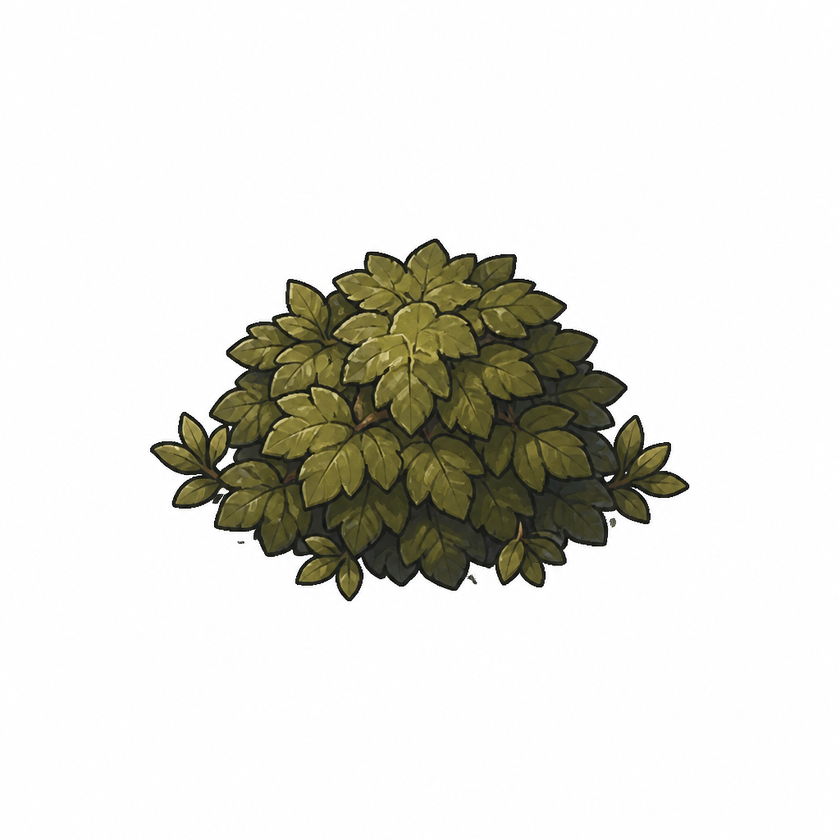
#> input picture inkmon美术探索/concept素材-v1/decor_raw/decor_bush_raw.png, 840 x 840 px, shrunk from 1024 x 1024 before the run
$ python sprite_key.py '../../../inkmon美术探索/concept素材-v1/decor_raw/decor_bush_raw.png' --out out.png
#> lines starting #> are read from the running program, lines starting #| are printed output that depends on the picture; after the words box and inside, x2 and y2 are one past the last pixel; in counts of white or black regions, pixels touching at a corner belong together
# texgen.sprite_key — 图片装饰 sprite 假透明键控：棋盘格/白底 → 真 alpha
#
# gpt-image-2 无 transparent background 参数时会把"透明棋盘格"画进像素（lab MCP 契约
# 只传 prompt/底图/参考图/n/size/quality）。本工具做确定性后处理：
#   1. 背景候选 = 低饱和 + 高明度像素（覆盖白底与浅灰棋盘两种方格）
#   2. 从画布四边 flood-fill，只有连通到边界的背景候选才判透明——主体内部的浅色高光不受伤
#   3. 边界 1-2px 抗锯齿带按"背景相似度"给部分 alpha，墨线轮廓外缘不带白边
#
# 用法（repo 根）：
#   python blender/scripts/texgen/sprite_key.py <sprite.png> -o <out.png>
#   输出打印 透明占比 / 不透明 bbox / 底中锚点（与 bake_assets 锚点自动计算同口径），
#   透明占比 < --min-transparent（默认 0.2）时判废 exit 1（背景没键掉 = 假成功）。

import argparse
import sys

import numpy as np
from PIL import Image


def _hsv_sv(rgb: np.ndarray):
    """rgb float [0,1] H×W×3 → (saturation, value)。"""
    mx = rgb.max(axis=2)
    mn = rgb.min(axis=2)
    s = np.where(mx > 1e-6, (mx - mn) / np.maximum(mx, 1e-6), 0.0)
    return s, mx


def key_sprite(in_png: str, out_png: str, sat_max: float = 0.16, val_min: float = 0.72) -> dict:
#> called with out_png = 'out.png', sat_max = 0.16, val_min = 0.72
    img = Image.open(in_png).convert("RGBA")
    rgba = np.asarray(img, dtype=np.float32) / 255.0
    rgb = rgba[..., :3]
    s, v = _hsv_sv(rgb)
#> in _hsv_sv, `mx = rgb.max(axis=2)`:
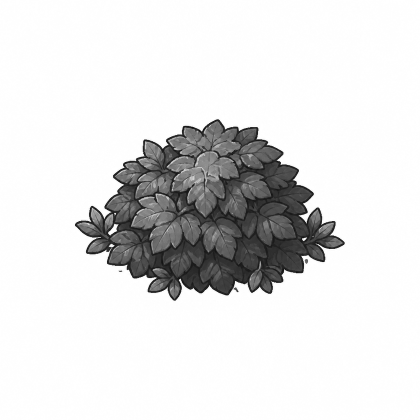
#> mx: shape (840, 840) float32 (shown at 1/2 size); min 0, max 1, mean 0.883
#> in _hsv_sv, `s = np.where(mx > 1e-6, (mx - mn) / np.maximum(mx, 1e-6), 0.0)`:
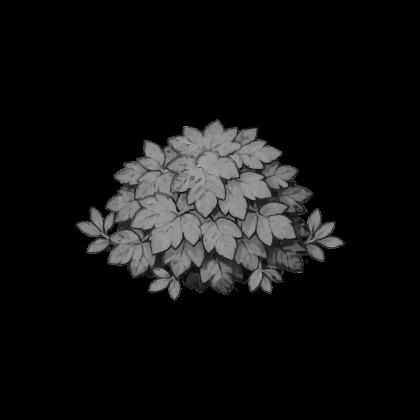
#> s: shape (840, 840) float32 (shown at 1/2 size); min 0, max 1, mean 0.0718
    # 背景相似度 [0,1]：低饱和且高明度（白 / 浅灰棋盘格都落在这）
    bgness = np.clip((sat_max - s) / sat_max, 0.0, 1.0) * np.clip((v - val_min) / (1.0 - val_min), 0.0, 1.0)
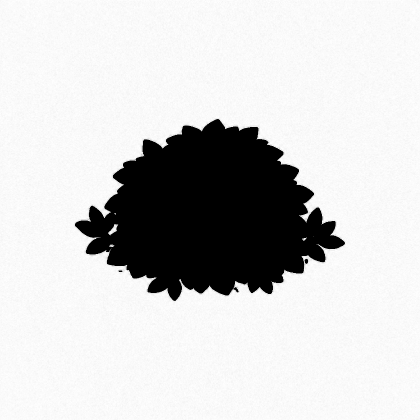
#> bgness: shape (840, 840) float32 (shown at 1/2 size); min 0, max 1, mean 0.815
    candidate = bgness > 0.15
#> candidate: shape (840, 840) bool; 83.2% white; 3 black regions, box (x1, y1, x2, y2) and area: (150, 238, 690, 602) 118637, (609, 518, 616, 528) 50, (237, 541, 245, 544) 21

    # 从四边 flood-fill：只判连通边界的背景（迭代膨胀到不动点）
    bg = np.zeros_like(candidate)
    bg[0, :] = candidate[0, :]
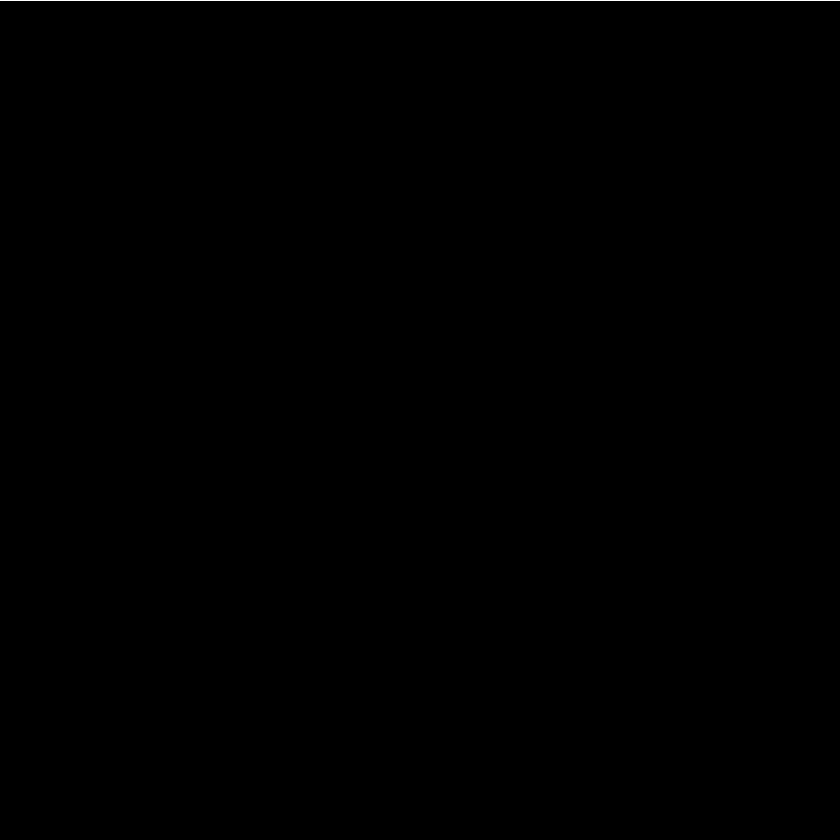
#> bg: shape (840, 840) bool; 0.12% white in thin lines or dots, all inside (x1, y1, x2, y2) = (0, 0, 840, 1)
    bg[-1, :] = candidate[-1, :]
    bg[:, 0] = candidate[:, 0]
    bg[:, -1] = candidate[:, -1]
#> bg: shape (840, 840) bool; 0.48% white in thin lines or dots
    while True:
        grown = bg | (np.roll(bg, 1, 0) & candidate) | (np.roll(bg, -1, 0) & candidate) \
                   | (np.roll(bg, 1, 1) & candidate) | (np.roll(bg, -1, 1) & candidate)
        # roll 的环绕污染：四边由初始化钉死，无需修正（首末行列恒以 candidate 为上限）
        if (grown == bg).all():
            break
        bg = grown
#> bg: shape (840, 840) bool; 83.1% white; 3 black regions, box (x1, y1, x2, y2) and area: (150, 238, 690, 602) 118925, (609, 518, 616, 528) 50, (237, 541, 245, 544) 21

    alpha = np.where(bg, 0.0, rgba[..., 3])
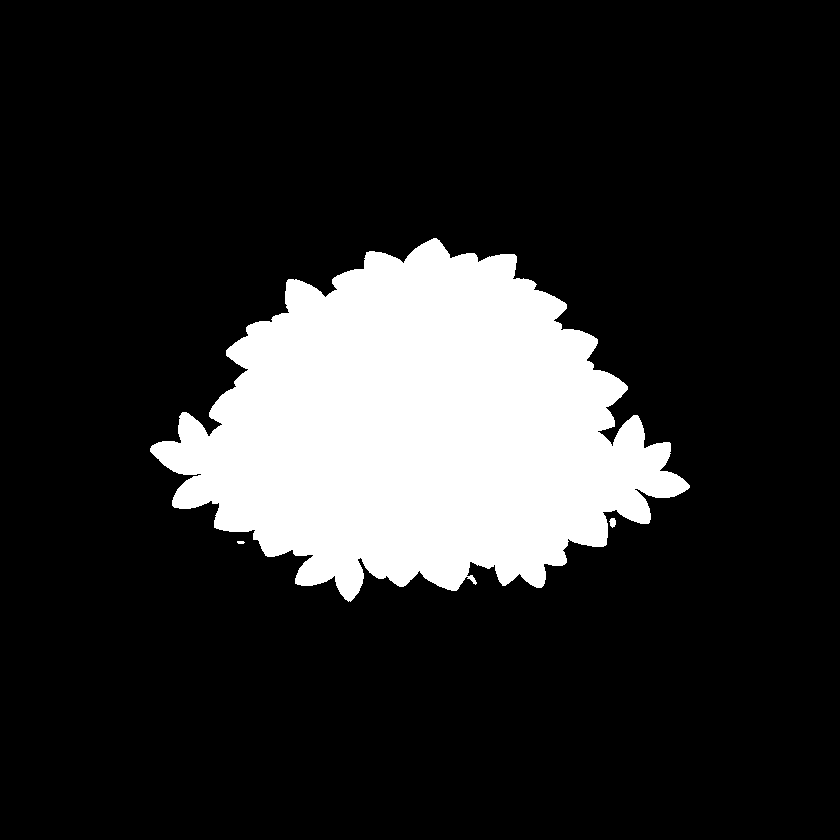
#> alpha: shape (840, 840) float32; values 0 (black) and 1 (white), 16.9% white; 3 white regions, box (x1, y1, x2, y2) and area: (150, 238, 690, 602) 118925, (609, 518, 616, 528) 50, (237, 541, 245, 544) 21
    # 边界抗锯齿带：紧邻背景的前景像素按背景相似度褪 alpha（棋盘格 AA 残渣不带白边）
    near_bg = (~bg) & (np.roll(bg, 1, 0) | np.roll(bg, -1, 0) | np.roll(bg, 1, 1) | np.roll(bg, -1, 1))
#> near_bg: shape (840, 840) bool; 0.29% white in thin lines or dots, all inside (x1, y1, x2, y2) = (150, 238, 690, 602)
    band = near_bg | ((~bg) & (np.roll(near_bg, 1, 0) | np.roll(near_bg, -1, 0)
                               | np.roll(near_bg, 1, 1) | np.roll(near_bg, -1, 1)))
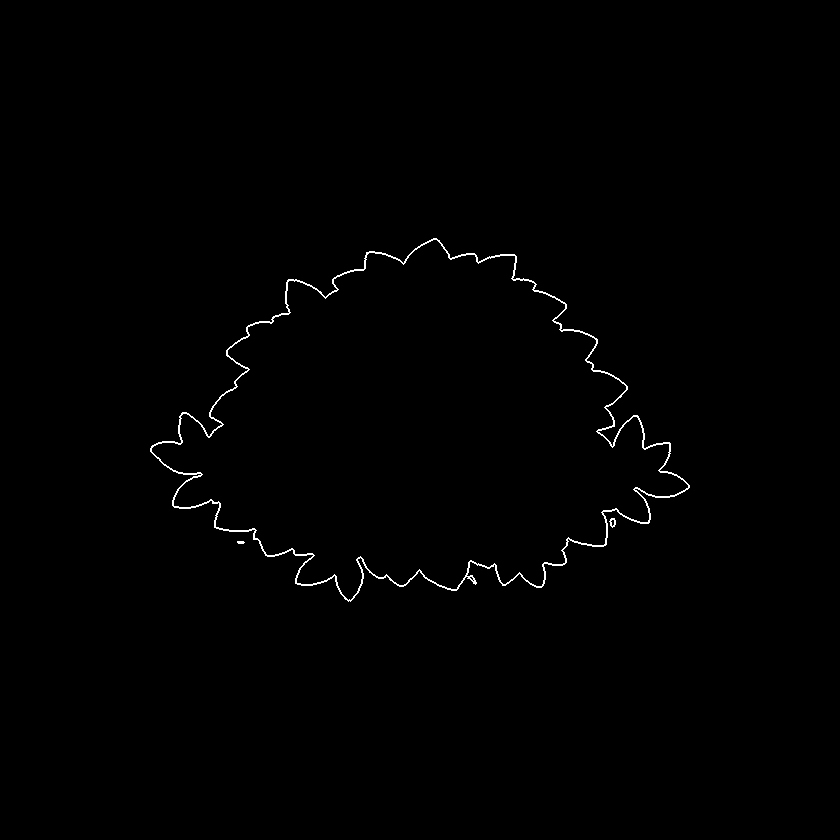
#> band: shape (840, 840) bool; 0.57% white in thin lines or dots, all inside (x1, y1, x2, y2) = (150, 238, 690, 602)
    alpha = np.where(band, alpha * (1.0 - bgness), alpha)

    out = np.dstack([rgb, alpha])
    Image.fromarray((out * 255.0 + 0.5).astype(np.uint8), "RGBA").save(out_png)

    op = alpha > 0.5
#> op: shape (840, 840) bool; 16.9% white; 3 white regions, box (x1, y1, x2, y2) and area: (150, 238, 690, 602) 118919, (609, 518, 616, 528) 50, (237, 541, 245, 544) 21
    ys, xs = np.where(op)
    h = alpha.shape[0]
    info = {"transparent_ratio": float((alpha < 0.04).mean())}
#> info = {'transparent_ratio': 0.831}
    if len(xs):
        bottom = int(ys.max())
#> bottom = 601
        row = xs[ys > bottom - 8]
#> row = 78 values, max 356 at index 15, min 341 at index 0, mean 348.6
        info.update({
            "bbox": [int(xs.min()), int(ys.min()), int(xs.max()), int(ys.max())],
            "anchor_px": [float((row.min() + row.max()) / 2.0), bottom],
            "bottom_margin_px": int(h - 1 - bottom),
        })
    return info


def main():
    ap = argparse.ArgumentParser(description="sprite 假透明键控（棋盘格/白底 → 真 alpha）")
    ap.add_argument("image")
    ap.add_argument("-o", "--out", required=True)
    ap.add_argument("--sat-max", type=float, default=0.16)
    ap.add_argument("--val-min", type=float, default=0.72)
    ap.add_argument("--min-transparent", type=float, default=0.2,
                    help="键控后透明占比低于此值判废（背景根本没被键掉）")
    args = ap.parse_args()
    info = key_sprite(args.image, args.out, args.sat_max, args.val_min)
#> info = {'transparent_ratio': 0.831, 'bbox': [150, 238, 689, 601], 'anchor_px': [348.5, 601], 'bottom_margin_px': 238}
    ok = info["transparent_ratio"] >= args.min_transparent and "bbox" in info
#> ok = True
    print("KEY %s -> %s" % ("OK" if ok else "FAIL", args.out))
#| KEY OK -> out.png
    print("  透明占比 %.3f  bbox %s  锚点 %s  底边距 %s" % (
        info["transparent_ratio"], info.get("bbox"), info.get("anchor_px"), info.get("bottom_margin_px")))
#|   透明占比 0.831  bbox [150, 238, 689, 601]  锚点 [348.5, 601]  底边距 238
    sys.exit(0 if ok else 1)
#> (the program exits here)

$ run again, on inkmon美术探索/concept素材-v1/decor_raw/decor_pine_tall_raw.png
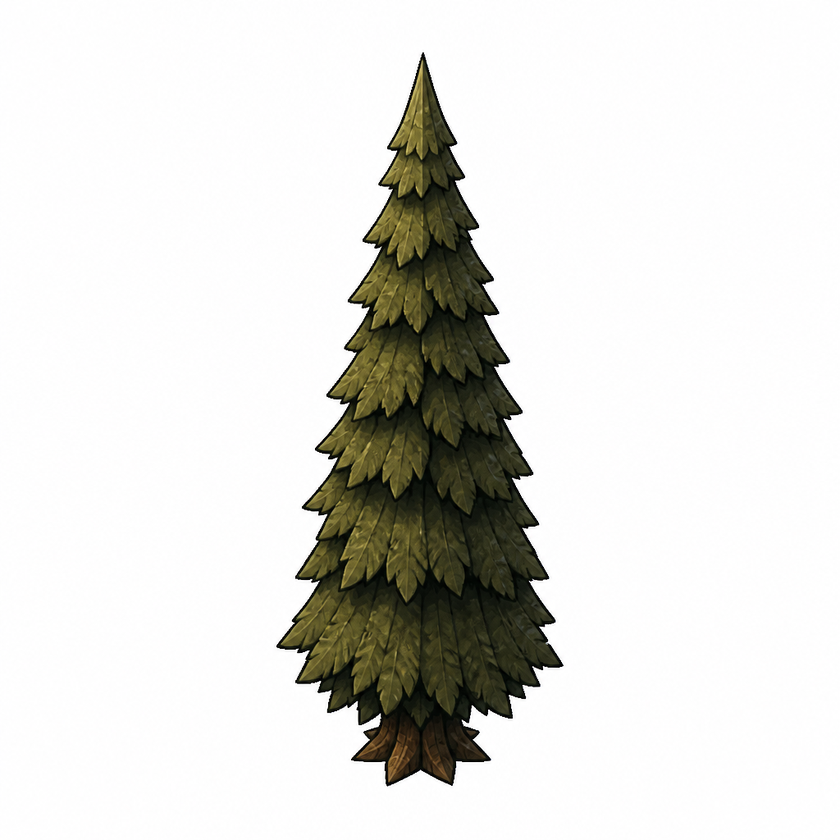
#> input picture inkmon美术探索/concept素材-v1/decor_raw/decor_pine_tall_raw.png, 840 x 840 px, shrunk from 1024 x 1024 before the run
#> candidate: shape (840, 840) bool; 84.7% white; 1 black region, box (x1, y1, x2, y2) and area: (276, 52, 564, 787) 107829
#> in key_sprite, `alpha = np.where(bg, 0.0, rgba[..., 3])`:
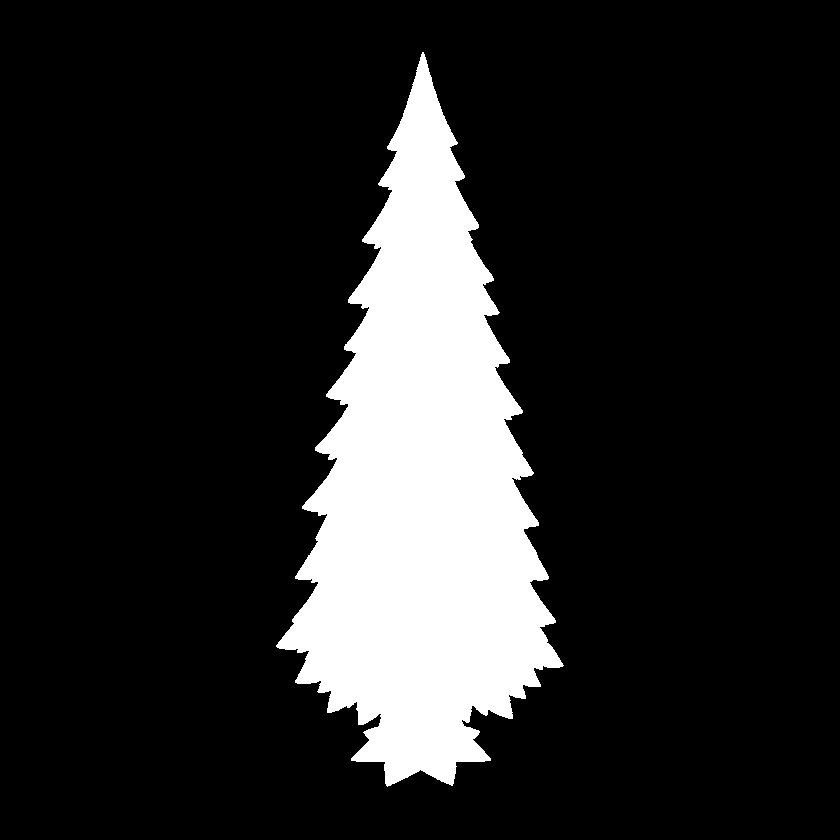
#> alpha: shape (840, 840) float32; values 0 (black) and 1 (white), 15.3% white; 1 white region, box (x1, y1, x2, y2) and area: (276, 52, 564, 787) 107834
#> near_bg: shape (840, 840) bool; 0.31% white in thin lines or dots, all inside (x1, y1, x2, y2) = (276, 52, 564, 787)
#> in key_sprite, `band = near_bg | ((~bg) & (np.roll(near_bg, 1, 0) | np.roll(near_bg, -..`:
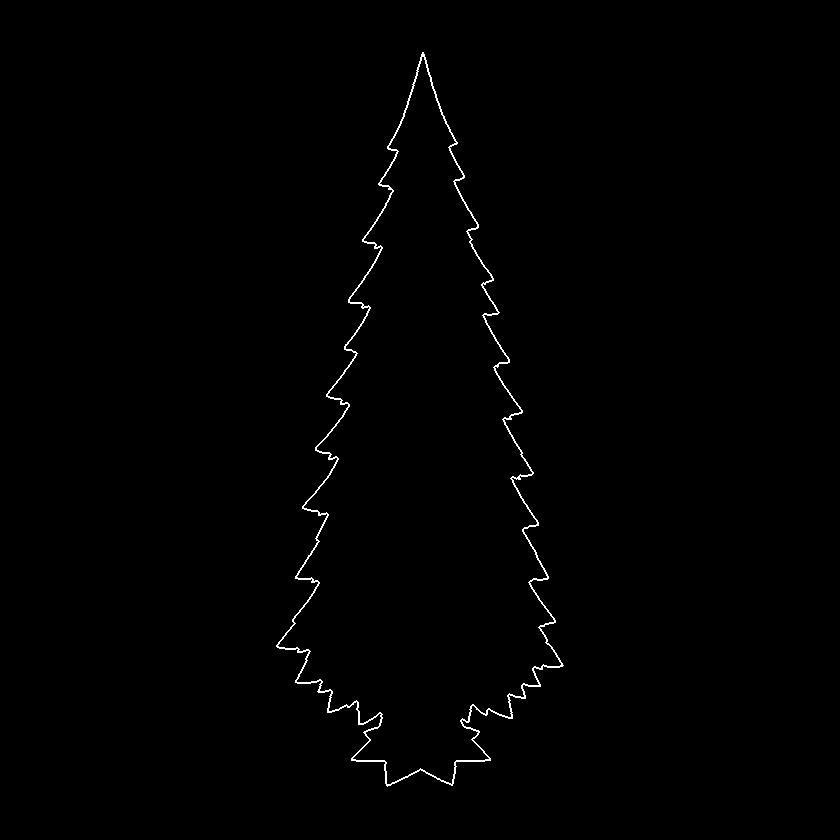
#> band: shape (840, 840) bool; 0.61% white in thin lines or dots, all inside (x1, y1, x2, y2) = (276, 52, 564, 787)
#> op: shape (840, 840) bool; 15.3% white; 1 white region, box (x1, y1, x2, y2) and area: (276, 52, 564, 787) 107830
#> in key_sprite, `info = {"transparent_ratio": float((alpha < 0.04).mean())}`: info = {'transparent_ratio': 0.847}
#> bottom = 786
#> row = 150 values, max 453 at index 34, min 385 at index 0, mean 416.6
#> in main, `info = key_sprite(args.image, args.out, args.sat_max, args.val_min)`: info = {'transparent_ratio': 0.847, 'bbox': [276, 52, 563, 786], 'anchor_px': [419, 786], 'bottom_margin_px': 53}
#> ok = True
#| KEY OK -> out.png
#|   透明占比 0.847  bbox [276, 52, 563, 786]  锚点 [419.0, 786]  底边距 53

$ run again, on inkmon美术探索/concept素材-v1/decor_raw/decor_rocks_raw.png
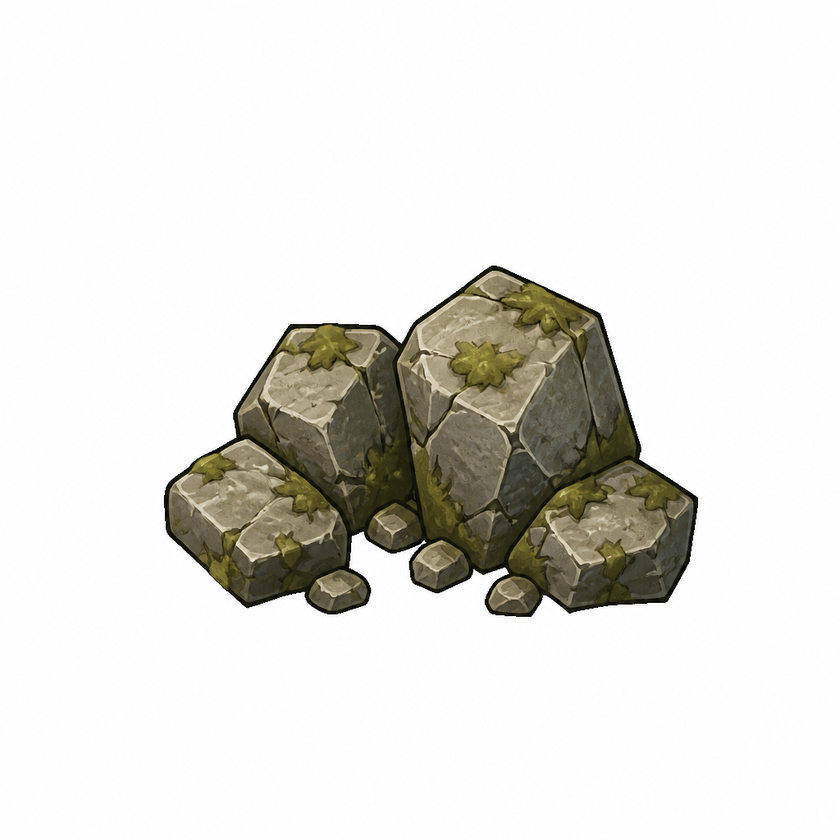
#> input picture inkmon美术探索/concept素材-v1/decor_raw/decor_rocks_raw.png, 840 x 840 px, shrunk from 1024 x 1024 before the run
#> candidate: shape (840, 840) bool; 82.3% white; 1 black region, box (x1, y1, x2, y2) and area: (164, 265, 698, 617) 124897
#> in key_sprite, `alpha = np.where(bg, 0.0, rgba[..., 3])`:
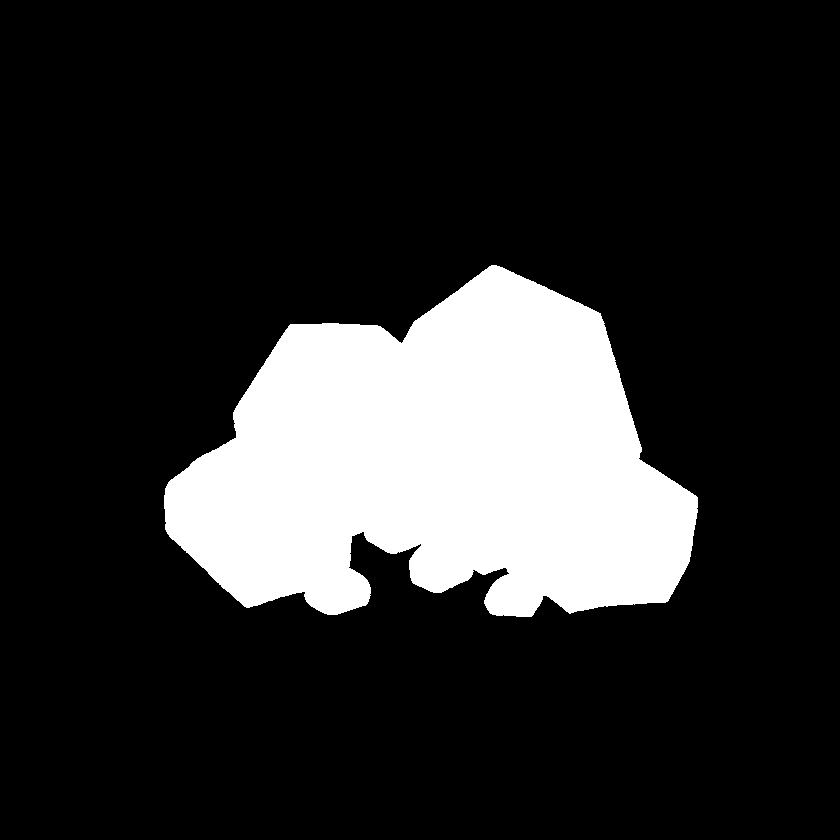
#> alpha: shape (840, 840) float32; values 0 (black) and 1 (white), 17.7% white; 1 white region, box (x1, y1, x2, y2) and area: (164, 265, 698, 617) 125019
#> near_bg: shape (840, 840) bool; 0.23% white in thin lines or dots, all inside (x1, y1, x2, y2) = (164, 265, 698, 617)
#> in key_sprite, `band = near_bg | ((~bg) & (np.roll(near_bg, 1, 0) | np.roll(near_bg, -..`:
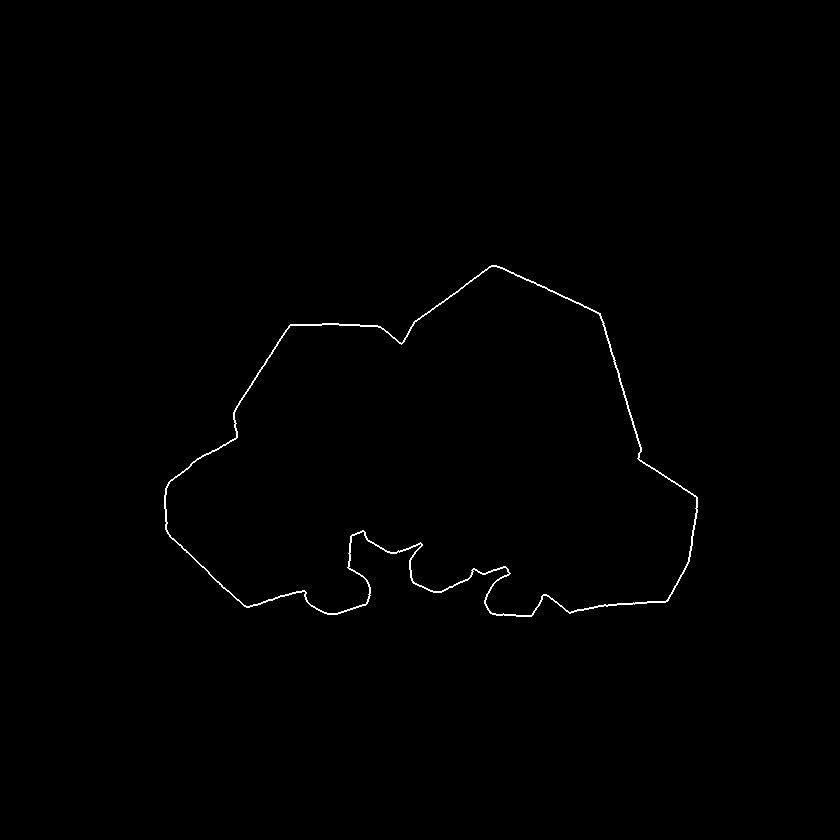
#> band: shape (840, 840) bool; 0.45% white in thin lines or dots, all inside (x1, y1, x2, y2) = (164, 265, 698, 617)
#> in key_sprite, `info = {"transparent_ratio": float((alpha < 0.04).mean())}`: info = {'transparent_ratio': 0.823}
#> bottom = 616
#> row = 537 values, max 588 at index 111, min 316 at index 0, mean 470.9
#> in main, `info = key_sprite(args.image, args.out, args.sat_max, args.val_min)`: info = {'transparent_ratio': 0.823, 'bbox': [164, 265, 697, 616], 'anchor_px': [452, 616], 'bottom_margin_px': 223}
#> ok = True
#| KEY OK -> out.png
#|   透明占比 0.823  bbox [164, 265, 697, 616]  锚点 [452.0, 616]  底边距 223
